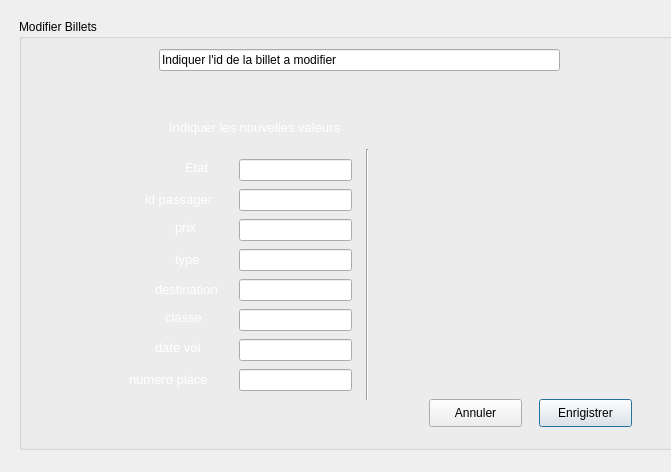
<?xml version="1.0" encoding="UTF-8"?>
<ui version="4.0">
 <class>Modifier_billets</class>
 <widget class="QDialog" name="Modifier_billets">
  <property name="geometry">
   <rect>
    <x>0</x>
    <y>0</y>
    <width>671</width>
    <height>472</height>
   </rect>
  </property>
  <property name="windowTitle">
   <string>Dialog</string>
  </property>
  <widget class="QGroupBox" name="groupBox">
   <property name="geometry">
    <rect>
     <x>19</x>
     <y>19</y>
     <width>1001</width>
     <height>431</height>
    </rect>
   </property>
   <property name="title">
    <string>Modifier Billets</string>
   </property>
   <widget class="QPushButton" name="enrigistrer_modification">
    <property name="geometry">
     <rect>
      <x>520</x>
      <y>380</y>
      <width>93</width>
      <height>28</height>
     </rect>
    </property>
    <property name="styleSheet">
     <string notr="true">background-image: url(:/new/prefix1/g);</string>
    </property>
    <property name="text">
     <string>Enrigistrer</string>
    </property>
   </widget>
   <widget class="QPushButton" name="annuler">
    <property name="geometry">
     <rect>
      <x>410</x>
      <y>380</y>
      <width>93</width>
      <height>28</height>
     </rect>
    </property>
    <property name="styleSheet">
     <string notr="true">background-image: url(:/new/prefix1/g);</string>
    </property>
    <property name="text">
     <string>Annuler</string>
    </property>
   </widget>
   <widget class="QLabel" name="label_8">
    <property name="geometry">
     <rect>
      <x>156</x>
      <y>230</y>
      <width>31</width>
      <height>20</height>
     </rect>
    </property>
    <property name="font">
     <font>
      <pointsize>10</pointsize>
     </font>
    </property>
    <property name="styleSheet">
     <string notr="true">color: rgb(255, 255, 255);</string>
    </property>
    <property name="text">
     <string>type</string>
    </property>
   </widget>
   <widget class="QLabel" name="label_7">
    <property name="geometry">
     <rect>
      <x>156</x>
      <y>200</y>
      <width>55</width>
      <height>16</height>
     </rect>
    </property>
    <property name="font">
     <font>
      <pointsize>10</pointsize>
     </font>
    </property>
    <property name="styleSheet">
     <string notr="true">color: rgb(255, 255, 255);</string>
    </property>
    <property name="text">
     <string>prix</string>
    </property>
   </widget>
   <widget class="QLineEdit" name="prix">
    <property name="geometry">
     <rect>
      <x>220</x>
      <y>200</y>
      <width>113</width>
      <height>22</height>
     </rect>
    </property>
   </widget>
   <widget class="QLineEdit" name="etat">
    <property name="geometry">
     <rect>
      <x>220</x>
      <y>140</y>
      <width>113</width>
      <height>22</height>
     </rect>
    </property>
   </widget>
   <widget class="QLabel" name="label_6">
    <property name="geometry">
     <rect>
      <x>126</x>
      <y>170</y>
      <width>91</width>
      <height>20</height>
     </rect>
    </property>
    <property name="font">
     <font>
      <pointsize>10</pointsize>
     </font>
    </property>
    <property name="styleSheet">
     <string notr="true">color: rgb(255, 255, 255);</string>
    </property>
    <property name="text">
     <string>id passager</string>
    </property>
   </widget>
   <widget class="QLabel" name="label_4">
    <property name="geometry">
     <rect>
      <x>150</x>
      <y>100</y>
      <width>241</width>
      <height>16</height>
     </rect>
    </property>
    <property name="font">
     <font>
      <pointsize>10</pointsize>
     </font>
    </property>
    <property name="styleSheet">
     <string notr="true">color: rgb(255, 255, 255);</string>
    </property>
    <property name="text">
     <string>Indiquer les nouvelles valeurs</string>
    </property>
   </widget>
   <widget class="QLineEdit" name="id">
    <property name="geometry">
     <rect>
      <x>140</x>
      <y>30</y>
      <width>401</width>
      <height>22</height>
     </rect>
    </property>
    <property name="text">
     <string>Indiquer l'id de la billet a modifier</string>
    </property>
   </widget>
   <widget class="Line" name="line">
    <property name="geometry">
     <rect>
      <x>340</x>
      <y>130</y>
      <width>16</width>
      <height>251</height>
     </rect>
    </property>
    <property name="orientation">
     <enum>Qt::Vertical</enum>
    </property>
   </widget>
   <widget class="QLabel" name="label_5">
    <property name="geometry">
     <rect>
      <x>166</x>
      <y>140</y>
      <width>71</width>
      <height>16</height>
     </rect>
    </property>
    <property name="font">
     <font>
      <pointsize>10</pointsize>
     </font>
    </property>
    <property name="styleSheet">
     <string notr="true">color: rgb(255, 255, 255);</string>
    </property>
    <property name="text">
     <string>Etat</string>
    </property>
   </widget>
   <widget class="QLineEdit" name="id_passager">
    <property name="geometry">
     <rect>
      <x>220</x>
      <y>170</y>
      <width>113</width>
      <height>22</height>
     </rect>
    </property>
   </widget>
   <widget class="QLineEdit" name="type">
    <property name="geometry">
     <rect>
      <x>220</x>
      <y>230</y>
      <width>113</width>
      <height>22</height>
     </rect>
    </property>
   </widget>
   <widget class="QLineEdit" name="destination">
    <property name="geometry">
     <rect>
      <x>220</x>
      <y>260</y>
      <width>113</width>
      <height>22</height>
     </rect>
    </property>
   </widget>
   <widget class="QLineEdit" name="classe">
    <property name="geometry">
     <rect>
      <x>220</x>
      <y>290</y>
      <width>113</width>
      <height>22</height>
     </rect>
    </property>
   </widget>
   <widget class="QLineEdit" name="datevol">
    <property name="geometry">
     <rect>
      <x>220</x>
      <y>320</y>
      <width>113</width>
      <height>22</height>
     </rect>
    </property>
   </widget>
   <widget class="QLineEdit" name="numplace">
    <property name="geometry">
     <rect>
      <x>220</x>
      <y>350</y>
      <width>113</width>
      <height>22</height>
     </rect>
    </property>
   </widget>
   <widget class="QLabel" name="label">
    <property name="geometry">
     <rect>
      <x>136</x>
      <y>260</y>
      <width>81</width>
      <height>20</height>
     </rect>
    </property>
    <property name="font">
     <font>
      <pointsize>10</pointsize>
     </font>
    </property>
    <property name="styleSheet">
     <string notr="true">color: rgb(255, 255, 255);</string>
    </property>
    <property name="text">
     <string>destination</string>
    </property>
   </widget>
   <widget class="QLabel" name="label_2">
    <property name="geometry">
     <rect>
      <x>146</x>
      <y>290</y>
      <width>55</width>
      <height>16</height>
     </rect>
    </property>
    <property name="font">
     <font>
      <pointsize>10</pointsize>
     </font>
    </property>
    <property name="styleSheet">
     <string notr="true">color: rgb(255, 255, 255);</string>
    </property>
    <property name="text">
     <string>classe</string>
    </property>
   </widget>
   <widget class="QLabel" name="label_3">
    <property name="geometry">
     <rect>
      <x>136</x>
      <y>320</y>
      <width>71</width>
      <height>16</height>
     </rect>
    </property>
    <property name="font">
     <font>
      <pointsize>10</pointsize>
     </font>
    </property>
    <property name="styleSheet">
     <string notr="true">color: rgb(255, 255, 255);</string>
    </property>
    <property name="text">
     <string>date vol</string>
    </property>
   </widget>
   <widget class="QLabel" name="label_9">
    <property name="geometry">
     <rect>
      <x>110</x>
      <y>350</y>
      <width>101</width>
      <height>20</height>
     </rect>
    </property>
    <property name="font">
     <font>
      <pointsize>10</pointsize>
     </font>
    </property>
    <property name="styleSheet">
     <string notr="true">color: rgb(255, 255, 255);</string>
    </property>
    <property name="text">
     <string>numero place</string>
    </property>
   </widget>
   <widget class="QLabel" name="label_10">
    <property name="geometry">
     <rect>
      <x>-10</x>
      <y>-5</y>
      <width>651</width>
      <height>431</height>
     </rect>
    </property>
    <property name="text">
     <string/>
    </property>
   </widget>
   <zorder>label_10</zorder>
   <zorder>label_8</zorder>
   <zorder>label_7</zorder>
   <zorder>prix</zorder>
   <zorder>etat</zorder>
   <zorder>label_6</zorder>
   <zorder>label_4</zorder>
   <zorder>id</zorder>
   <zorder>line</zorder>
   <zorder>label_5</zorder>
   <zorder>id_passager</zorder>
   <zorder>type</zorder>
   <zorder>destination</zorder>
   <zorder>classe</zorder>
   <zorder>datevol</zorder>
   <zorder>numplace</zorder>
   <zorder>label</zorder>
   <zorder>label_2</zorder>
   <zorder>label_3</zorder>
   <zorder>label_9</zorder>
   <zorder>annuler</zorder>
   <zorder>enrigistrer_modification</zorder>
  </widget>
 </widget>
 <resources/>
 <connections>
  <connection>
   <sender>annuler</sender>
   <signal>clicked()</signal>
   <receiver>Modifier_billets</receiver>
   <slot>reject()</slot>
   <hints>
    <hint type="sourcelabel">
     <x>469</x>
     <y>411</y>
    </hint>
    <hint type="destinationlabel">
     <x>477</x>
     <y>456</y>
    </hint>
   </hints>
  </connection>
  <connection>
   <sender>enrigistrer_modification</sender>
   <signal>clicked()</signal>
   <receiver>Modifier_billets</receiver>
   <slot>close()</slot>
   <hints>
    <hint type="sourcelabel">
     <x>586</x>
     <y>415</y>
    </hint>
    <hint type="destinationlabel">
     <x>586</x>
     <y>453</y>
    </hint>
   </hints>
  </connection>
 </connections>
</ui>
